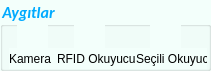
   <widget class="QGroupBox" name="groupBox_8">
    <property name="geometry">
     <rect>
      <x>20</x>
      <y>937</y>
      <width>211</width>
      <height>71</height>
     </rect>
    </property>
    <property name="palette">
     <palette>
      <active>
       <colorrole role="WindowText">
        <brush brushstyle="SolidPattern">
         <color alpha="255">
          <red>0</red>
          <green>170</green>
          <blue>255</blue>
         </color>
        </brush>
       </colorrole>
       <colorrole role="Button">
        <brush brushstyle="SolidPattern">
         <color alpha="255">
          <red>243</red>
          <green>255</green>
          <blue>251</blue>
         </color>
        </brush>
       </colorrole>
       <colorrole role="Base">
        <brush brushstyle="SolidPattern">
         <color alpha="255">
          <red>243</red>
          <green>255</green>
          <blue>251</blue>
         </color>
        </brush>
       </colorrole>
       <colorrole role="Window">
        <brush brushstyle="SolidPattern">
         <color alpha="255">
          <red>243</red>
          <green>255</green>
          <blue>251</blue>
         </color>
        </brush>
       </colorrole>
      </active>
      <inactive>
       <colorrole role="WindowText">
        <brush brushstyle="SolidPattern">
         <color alpha="255">
          <red>0</red>
          <green>170</green>
          <blue>255</blue>
         </color>
        </brush>
       </colorrole>
       <colorrole role="Button">
        <brush brushstyle="SolidPattern">
         <color alpha="255">
          <red>243</red>
          <green>255</green>
          <blue>251</blue>
         </color>
        </brush>
       </colorrole>
       <colorrole role="Base">
        <brush brushstyle="SolidPattern">
         <color alpha="255">
          <red>243</red>
          <green>255</green>
          <blue>251</blue>
         </color>
        </brush>
       </colorrole>
       <colorrole role="Window">
        <brush brushstyle="SolidPattern">
         <color alpha="255">
          <red>243</red>
          <green>255</green>
          <blue>251</blue>
         </color>
        </brush>
       </colorrole>
      </inactive>
      <disabled>
       <colorrole role="WindowText">
        <brush brushstyle="SolidPattern">
         <color alpha="255">
          <red>120</red>
          <green>120</green>
          <blue>120</blue>
         </color>
        </brush>
       </colorrole>
       <colorrole role="Button">
        <brush brushstyle="SolidPattern">
         <color alpha="255">
          <red>243</red>
          <green>255</green>
          <blue>251</blue>
         </color>
        </brush>
       </colorrole>
       <colorrole role="Base">
        <brush brushstyle="SolidPattern">
         <color alpha="255">
          <red>243</red>
          <green>255</green>
          <blue>251</blue>
         </color>
        </brush>
       </colorrole>
       <colorrole role="Window">
        <brush brushstyle="SolidPattern">
         <color alpha="255">
          <red>243</red>
          <green>255</green>
          <blue>251</blue>
         </color>
        </brush>
       </colorrole>
      </disabled>
     </palette>
    </property>
    <property name="font">
     <font>
      <family>Calibri</family>
      <pointsize>12</pointsize>
      <weight>75</weight>
      <italic>true</italic>
      <bold>true</bold>
     </font>
    </property>
    <property name="styleSheet">
     <string notr="true">background-color: rgb(243, 255, 251);</string>
    </property>
    <property name="title">
     <string>Aygıtlar</string>
    </property>
    <widget class="QLabel" name="label_27">
     <property name="geometry">
      <rect>
       <x>9</x>
       <y>48</y>
       <width>61</width>
       <height>21</height>
      </rect>
     </property>
     <property name="text">
      <string>Kamera</string>
     </property>
    </widget>
    <widget class="QLabel" name="label_25">
     <property name="geometry">
      <rect>
       <x>17</x>
       <y>23</y>
       <width>31</width>
       <height>31</height>
      </rect>
     </property>
     <property name="text">
      <string/>
     </property>
     <property name="pixmap">
      <pixmap resource="a.qrc">:/w/Security-sag.png</pixmap>
     </property>
     <property name="scaledContents">
      <bool>true</bool>
     </property>
    </widget>
    <widget class="QLabel" name="label_29">
     <property name="geometry">
      <rect>
       <x>57</x>
       <y>48</y>
       <width>81</width>
       <height>21</height>
      </rect>
     </property>
     <property name="text">
      <string>RFID Okuyucu</string>
     </property>
    </widget>
    <widget class="QLabel" name="label_34">
     <property name="geometry">
      <rect>
       <x>74</x>
       <y>20</y>
       <width>31</width>
       <height>31</height>
      </rect>
     </property>
     <property name="text">
      <string/>
     </property>
     <property name="pixmap">
      <pixmap resource="a.qrc">:/w/292.png</pixmap>
     </property>
     <property name="scaledContents">
      <bool>true</bool>
     </property>
    </widget>
    <widget class="QLabel" name="label_36">
     <property name="geometry">
      <rect>
       <x>136</x>
       <y>48</y>
       <width>71</width>
       <height>21</height>
      </rect>
     </property>
     <property name="text">
      <string>Seçili Okuyucu</string>
     </property>
    </widget>
    <widget class="QLabel" name="label_37">
     <property name="geometry">
      <rect>
       <x>150</x>
       <y>22</y>
       <width>31</width>
       <height>31</height>
      </rect>
     </property>
     <property name="text">
      <string/>
     </property>
     <property name="pixmap">
      <pixmap resource="a.qrc">:/w/target_red2.png</pixmap>
     </property>
     <property name="scaledContents">
      <bool>true</bool>
     </property>
    </widget>
    <zorder>label_27</zorder>
    <zorder>label_25</zorder>
    <zorder>label_34</zorder>
    <zorder>label_29</zorder>
    <zorder>label_36</zorder>
    <zorder>label_37</zorder>
   </widget>
